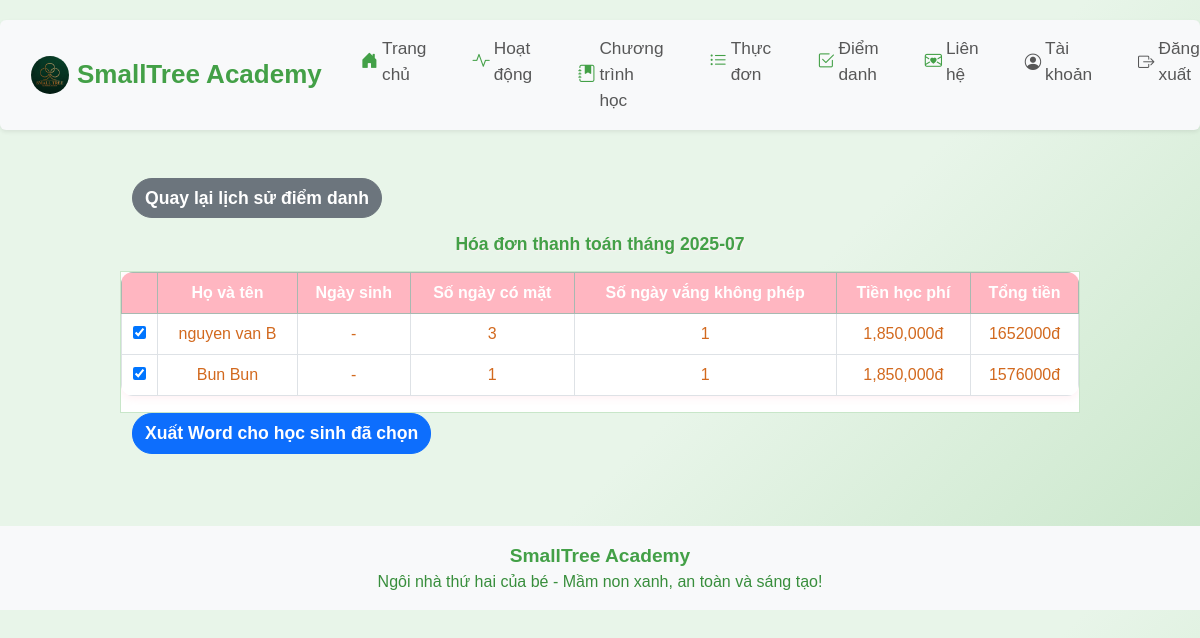
The app's page /invoice?month=2025-07 (signed in) with its own data.
### app/models.py (models this page shows)
class Child(db.Model):
    id = db.Column(db.Integer, primary_key=True)
    name = db.Column(db.String(100), nullable=False)
    age = db.Column(db.Integer, nullable=False)
    parent_contact = db.Column(db.String(100), nullable=False)
    class_name = db.Column(db.String(100))
    birth_date = db.Column(db.String(20))
    status = db.Column(db.String(20), default='Chưa điểm danh')
    email = db.Column(db.String(100))
    phone = db.Column(db.String(20))
    password = db.Column(db.String(100))
    student_code = db.Column(db.String(20), unique=True, nullable=True)

### app/routes.py (the view, shortened to what this page needs)
@main.route('/invoice', methods=['GET', 'POST'])
def invoice():
    month = request.args.get('month')
    if month:
        year, m = map(int, month.split('-'))
    else:
        today = datetime.today()
        year, m = today.year, today.month
        month = f"{year:04d}-{m:02d}"
    num_days = monthrange(year, m)[1]
    days_in_month = [f"{year:04d}-{m:02d}-{day:02d}" for day in range(1, num_days+1)]
    students = Child.query.all()
    records_raw = AttendanceRecord.query.filter(AttendanceRecord.date.like(f"{year:04d}-{m:02d}-%")).all()
    attendance_days = {student.id: 0 for student in students}
    absent_unexcused_days = {student.id: 0 for student in students}
    valid_student_ids = set(attendance_days.keys())
    for r in records_raw:
        if r.child_id not in valid_student_ids:
            continue
        if r.status == 'Có mặt':
            attendance_days[r.child_id] += 1
        elif r.status == 'Vắng mặt không phép':
            absent_unexcused_days[r.child_id] += 1
    invoices = []
    mobile = is_mobile()
    student_ages = {student.id: calculate_age(student.birth_date) if student.birth_date else 0 for student in students}
    return render_template('invoice.html', students=students, attendance_days=attendance_days, absent_unexcused_days=absent_unexcused_days, selected_month=month, invoices=invoices, days_in_month=days_in_month, records={ (r.child_id, r.date): r for r in records_raw }, student_ages=student_ages, title='Xuất hóa đơn', mobile=mobile)

### app/__init__.py (called while the page is built)
def create_app():
    app = Flask(__name__)
    app.config['SECRET_KEY'] = 'your-secret-key'
    app.config['SQLALCHEMY_DATABASE_URI'] = 'sqlite:///site.db'
    app.config['SQLALCHEMY_TRACK_MODIFICATIONS'] = False
    db.init_app(app)
    migrate = Migrate(app, db)
    csrf = CSRFProtect(app)
    @app.context_processor
    def inject_csrf_token():
        from flask_wtf.csrf import generate_csrf
        return dict(csrf_token=generate_csrf)
    from app.routes import main
    app.register_blueprint(main)
    return app

### app/routes.py (called while the page is built)
def is_mobile():
    ua = request.user_agent.string.lower()
    return 'mobile' in ua or 'android' in ua or 'iphone' in ua

### app/templates/invoice.html (shortened to what this page needs)
{% extends 'base.html' %}
{% block content %}
<div class="container-fluid mt-4 mb-4 px-0">
    <div class="d-flex flex-column flex-md-row gap-2 mb-3 invoice-btn-group-mobile">
        <a href="{{ url_for('main.attendance_history', month=selected_month) }}" class="btn btn-secondary fw-bold {% if mobile %}invoice-btn-mobile{% endif %}">Quay lại lịch sử điểm danh</a>
    </div>
    <h2 class="fw-bold text-center mb-3" style="color:#43a047; font-size:1.1em;">Hóa đơn thanh toán tháng {{ selected_month }}</h2>
    <form method="post">
        <div class="table-responsive invoice-table-wrapper">
            <table class="table table-bordered align-middle {% if mobile %}invoice-table-mobile{% else %}invoice-table-desktop{% endif %}">
                <thead class="table-success">
                    <tr>
                        <th></th>
                        <th>Họ và tên</th>
                        <th>Ngày sinh</th>
                        <th>Số ngày có mặt</th>
                        <th>Số ngày vắng không phép</th>
                        <th>Tiền học phí</th>
                        <th>Tổng tiền</th>
                    </tr>
                </thead>
                <tbody>
                    {% for student in students %}
                    <tr>
                        <td><input type="checkbox" name="student_ids" value="{{ student.id }}" checked></td>
                        <td>{{ student.name }}</td>
                        <td>{{ student.birth_date or '-' }}</td>
                        <td>{{ attendance_days[student.id] }}</td>
                        <td>{{ absent_unexcused_days[student.id] }}</td>
                        <td>
                            {% set age = student_ages[student.id] %}
                            {% if age == 0 %}1,850,000đ
                            {% elif age == 1 %}1,850,000đ
                            {% elif age == 2 %}1,750,000đ
                            {% elif age == 3 %}1,650,000đ
                            {% elif age == 4 %}1,550,000đ
                            {% else %}1,500,000đ
                            {% endif %}
                        </td>
                        <td>
                            {{ ((attendance_days[student.id] + absent_unexcused_days[student.id]) * 38000 +
                                (1850000 if age == 1 else 1750000 if age == 2 else 1650000 if age == 3 else 1550000 if age == 4 else 1500000)) | int | string | replace(',', '.') }}đ
                        </td>
                    </tr>
                    {% endfor %}
                </tbody>
            </table>
        </div>
        <button type="submit" name="export_word" value="1" class="btn btn-primary {% if mobile %}invoice-btn-mobile{% endif %}">Xuất Word cho học sinh đã chọn</button>
    </form>
</div>
{% endblock %}

### app/static/css/style.css (style rules this page uses)
body { font-family: 'Comic Sans MS', 'Arial', sans-serif; background: linear-gradient(135deg, #e8f5e9 60%, #c8e6c9 100%); }
h1, h2, h3 { color: #ff69b4; font-family: 'Comic Sans MS', 'Arial', sans-serif; text-shadow: 1px 1px 2px #fff0f5; }
.btn-primary, .btn-info, .btn-success, .btn-secondary { border-radius: 20px; font-weight: bold; font-size: 1.1em; }
.table { background: #fff0f5; border-radius: 12px; overflow: hidden; box-shadow: 0 2px 8px rgba(255, 182, 193, 0.2); }
.table th { background: #ffb6c1; color: #fff; font-size: 1em; text-align: center; }
.table td { text-align: center; vertical-align: middle; font-size: 1em; color: #d2691e; }

### app/templates/invoice.html (style rules this page uses)
.invoice-table-desktop { font-size:1em; }
.invoice-btn-group-mobile { display:flex; flex-direction:column; gap:8px; }
.invoice-table-wrapper { border:1.5px solid #c8e6c9; border-radius:0; box-shadow:none; background:#fff; margin-left:-12px; margin-right:-12px; }

### records on screen
Child: name "nguyen van B", birth_date "-", attendance_days "3", absent_unexcused_days "1", id "1652000"
Child: name "Bun Bun", birth_date "-", attendance_days "1", absent_unexcused_days "1", id "1576000"

### other values on screen
{{ selected_month }} "2025-07"
